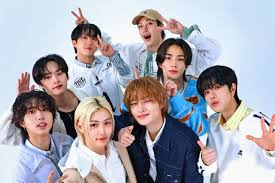
#> input picture 2 Parcial/modelos de color/skz.jpg, 275 x 183 px
$ python ycbcr.py
#> lines starting #> are read from the running program, lines starting #| are printed output that depends on the picture
import cv2
import numpy as np

def rgb_a_ycbcr(imagen_path):
#> called with imagen_path = 'skz.jpg'
    imagen = cv2.imread(imagen_path)
#> imagen is the input picture: shape (183, 275, 3); mean B, G, R 177, 167.9, 169.4
    alto, ancho, canales = imagen.shape
#> alto = 183; ancho = 275; canales = 3
    canal_y = np.zeros((alto, ancho, 3), dtype=np.uint8)
    canal_cb = np.zeros((alto, ancho, 3), dtype=np.uint8)
    canal_cr = np.zeros((alto, ancho, 3), dtype=np.uint8)
    imagen_fusionada = np.zeros((alto, ancho, 3), dtype=np.uint8)

    for i in range(alto):
        for j in range(ancho):
            valor_r = imagen[i, j][2]
            valor_g = imagen[i, j][1]
            valor_b = imagen[i, j][0]
            r = valor_r / 255.0
            g = valor_g / 255.0
            b = valor_b / 255.0
            y = 0.299 * r + 0.587 * g + 0.114 * b
            cb = (b - y) * 0.564 + 0.5
            cr = (r - y) * 0.713 + 0.5

            canal_y[i, j] = [int(y * 255), int(y * 255), int(y * 255)]
            canal_cb[i, j] = [255,int(cb * 255), int(cb * 255)]
            canal_cr[i, j] = [int(cr * 255), int(cr * 255),255]

            r_fusionado = int((y + 1.403 * (cr - 0.5)) * 255)
            g_fusionado = int((y - 0.344 * (cb - 0.5) - 0.714 * (cr - 0.5)) * 255)
            b_fusionado = int((y + 1.773 * (cb - 0.5)) * 255)
            r_fusionado = max(0, min(255, r_fusionado))
            g_fusionado = max(0, min(255, g_fusionado))
            b_fusionado = max(0, min(255, b_fusionado))
            imagen_fusionada[i, j] = [b_fusionado, g_fusionado, r_fusionado]
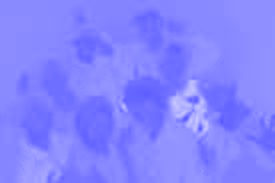
#> canal_cb: shape (183, 275, 3); mean B, G, R 255, 131.3, 131.3
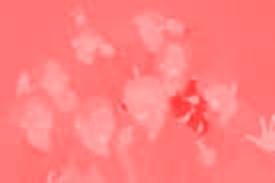
#> canal_cr: shape (183, 275, 3); mean B, G, R 127.1, 127.1, 255
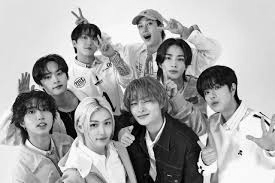
#> canal_y: shape (183, 275, 3); min 0, max 254, mean 168.9

    cv2.imshow('Imagen original', imagen)
    cv2.imshow('Canal Y', canal_y)
    cv2.imshow('Canal Cb', canal_cb)
    cv2.imshow('Canal Cr', canal_cr)
    cv2.imshow('Imagen fusionada YCbCr', imagen_fusionada)
    cv2.waitKey(0)
    cv2.destroyAllWindows()

rgb_a_ycbcr('skz.jpg')
